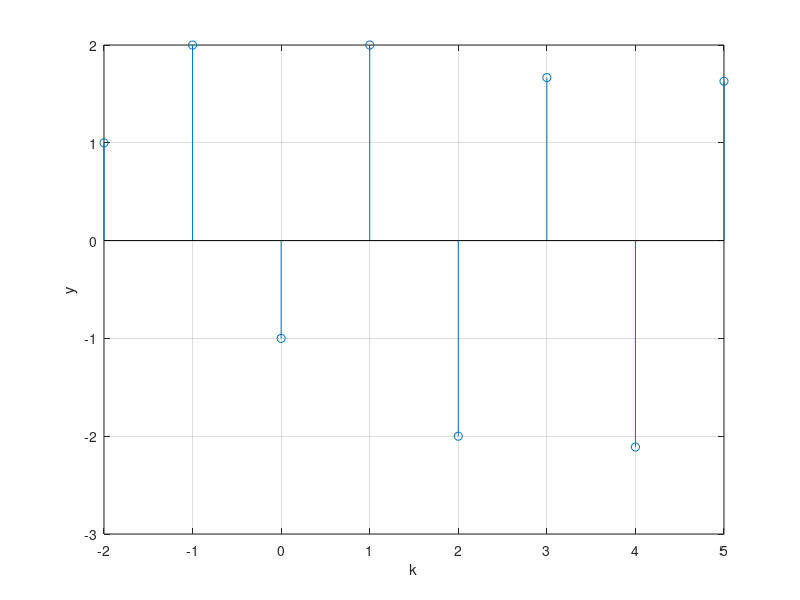

Source code (MATLAB):
clc;
clear all;
close all;

y = [1 2 -1 2 -2 5/3 -19/9 1.62962];
k = [-2 -1 0 1 2 3 4 5];

figure
stem(k,y)
xlabel('k');
ylabel('y')
grid on